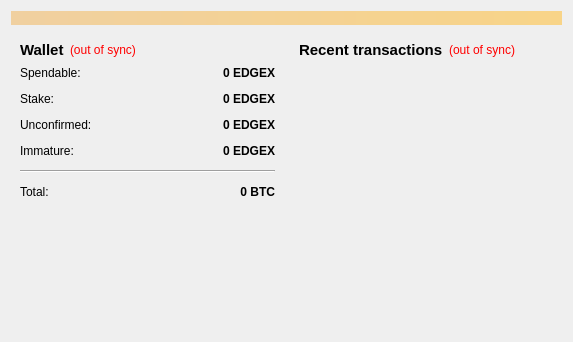
<?xml version="1.0" encoding="UTF-8"?>
<ui version="4.0">
 <class>OverviewPage</class>
 <widget class="QWidget" name="OverviewPage">
  <property name="geometry">
   <rect>
    <x>0</x>
    <y>0</y>
    <width>573</width>
    <height>342</height>
   </rect>
  </property>
  <property name="windowTitle">
   <string>Form</string>
  </property>
  <layout class="QVBoxLayout" name="topLayout">
   <item>
    <widget class="QLabel" name="labelAlerts">
     <property name="visible">
      <bool>false</bool>
     </property>
     <property name="styleSheet">
      <string notr="true">background-color: qlineargradient(x1: 0, y1: 0, x2: 1, y2: 0, stop:0 #F0D0A0, stop:1 #F8D488);  color:#000000
</string>
     </property>
     <property name="wordWrap">
      <bool>true</bool>
     </property>
     <property name="margin">
      <number>3</number>
     </property>
    </widget>
   </item>
   <item>
    <layout class="QHBoxLayout" name="horizontalLayout" stretch="1,1">
     <item>
      <layout class="QVBoxLayout" name="verticalLayout_2">
       <item>
        <widget class="QWidget" name="widget" native="true">
         <layout class="QVBoxLayout" name="verticalLayout_4">
          <item>
           <layout class="QHBoxLayout" name="horizontalLayout_4">
            <item>
             <widget class="QLabel" name="label_5">
              <property name="font">
               <font>
                <pointsize>11</pointsize>
                <weight>75</weight>
                <bold>true</bold>
               </font>
              </property>
              <property name="text">
               <string>Wallet</string>
              </property>
             </widget>
            </item>
            <item>
             <widget class="QLabel" name="labelWalletStatus">
              <property name="toolTip">
               <string>The displayed information may be out of date. Your wallet automatically synchronizes with the EDGE-VEXILLUM network after a connection is established, but this process has not completed yet.</string>
              </property>
              <property name="styleSheet">
               <string notr="true">QLabel { color: red; }</string>
              </property>
              <property name="text">
               <string notr="true">(out of sync)</string>
              </property>
              <property name="alignment">
               <set>Qt::AlignLeading|Qt::AlignLeft|Qt::AlignVCenter</set>
              </property>
             </widget>
            </item>
            <item>
             <spacer name="horizontalSpacer_2">
              <property name="orientation">
               <enum>Qt::Horizontal</enum>
              </property>
              <property name="sizeHint" stdset="0">
               <size>
                <width>40</width>
                <height>20</height>
               </size>
              </property>
             </spacer>
            </item>
           </layout>
          </item>
          <item>
           <layout class="QFormLayout" name="formLayout_2">
            <property name="fieldGrowthPolicy">
             <enum>QFormLayout::AllNonFixedFieldsGrow</enum>
            </property>
            <property name="horizontalSpacing">
             <number>12</number>
            </property>
            <property name="verticalSpacing">
             <number>12</number>
            </property>
            <item row="0" column="0">
             <widget class="QLabel" name="label">
              <property name="text">
               <string>Spendable:</string>
              </property>
             </widget>
            </item>
            <item row="0" column="1">
             <widget class="QLabel" name="labelBalance">
              <property name="font">
               <font>
                <weight>75</weight>
                <bold>true</bold>
               </font>
              </property>
              <property name="cursor">
               <cursorShape>IBeamCursor</cursorShape>
              </property>
              <property name="toolTip">
               <string>Your current spendable balance</string>
              </property>
              <property name="text">
               <string notr="true">0 EDGEX</string>
              </property>
              <property name="alignment">
               <set>Qt::AlignRight|Qt::AlignTrailing|Qt::AlignVCenter</set>
              </property>
              <property name="textInteractionFlags">
               <set>Qt::LinksAccessibleByMouse|Qt::TextSelectableByKeyboard|Qt::TextSelectableByMouse</set>
              </property>
             </widget>
            </item>
            <item row="1" column="0">
             <widget class="QLabel" name="label_6">
              <property name="text">
               <string>Stake:</string>
              </property>
             </widget>
            </item>
            <item row="1" column="1">
             <widget class="QLabel" name="labelStake">
              <property name="font">
               <font>
                <weight>75</weight>
                <bold>true</bold>
               </font>
              </property>
              <property name="cursor">
               <cursorShape>IBeamCursor</cursorShape>
              </property>
              <property name="toolTip">
               <string>Total of coins that was staked, and do not yet count toward the current balance</string>
              </property>
              <property name="text">
               <string notr="true">0 EDGEX</string>
              </property>
              <property name="alignment">
               <set>Qt::AlignRight|Qt::AlignTrailing|Qt::AlignVCenter</set>
              </property>
              <property name="textInteractionFlags">
               <set>Qt::LinksAccessibleByMouse|Qt::TextSelectableByKeyboard|Qt::TextSelectableByMouse</set>
              </property>
             </widget>
            </item>
            <item row="2" column="0">
             <widget class="QLabel" name="label_3">
              <property name="text">
               <string>Unconfirmed:</string>
              </property>
             </widget>
            </item>
            <item row="2" column="1">
             <widget class="QLabel" name="labelUnconfirmed">
              <property name="font">
               <font>
                <weight>75</weight>
                <bold>true</bold>
               </font>
              </property>
              <property name="cursor">
               <cursorShape>IBeamCursor</cursorShape>
              </property>
              <property name="toolTip">
               <string>Total of transactions that have yet to be confirmed, and do not yet count toward the current balance</string>
              </property>
              <property name="text">
               <string notr="true">0 EDGEX</string>
              </property>
              <property name="alignment">
               <set>Qt::AlignRight|Qt::AlignTrailing|Qt::AlignVCenter</set>
              </property>
              <property name="textInteractionFlags">
               <set>Qt::LinksAccessibleByMouse|Qt::TextSelectableByKeyboard|Qt::TextSelectableByMouse</set>
              </property>
             </widget>
            </item>
            <item row="3" column="0">
             <widget class="QLabel" name="labelImmatureText">
              <property name="text">
               <string>Immature:</string>
              </property>
             </widget>
            </item>
            <item row="3" column="1">
             <widget class="QLabel" name="labelImmature">
              <property name="font">
               <font>
                <weight>75</weight>
                <bold>true</bold>
               </font>
              </property>
              <property name="toolTip">
               <string>Mined balance that has not yet matured</string>
              </property>
              <property name="text">
               <string notr="true">0 EDGEX</string>
              </property>
              <property name="alignment">
               <set>Qt::AlignRight|Qt::AlignTrailing|Qt::AlignVCenter</set>
              </property>
              <property name="textInteractionFlags">
               <set>Qt::LinksAccessibleByMouse|Qt::TextSelectableByKeyboard|Qt::TextSelectableByMouse</set>
              </property>
             </widget>
            </item>
            <item row="4" column="0" colspan="2">
             <widget class="Line" name="line">
              <property name="orientation">
               <enum>Qt::Horizontal</enum>
              </property>
             </widget>
            </item>
            <item row="5" column="0">
             <widget class="QLabel" name="labelTotalText">
              <property name="text">
               <string>Total:</string>
              </property>
             </widget>
            </item>
            <item row="5" column="1">
             <widget class="QLabel" name="labelTotal">
              <property name="font">
               <font>
                <weight>75</weight>
                <bold>true</bold>
               </font>
              </property>
              <property name="cursor">
               <cursorShape>IBeamCursor</cursorShape>
              </property>
              <property name="toolTip">
               <string>Your current total balance</string>
              </property>
              <property name="text">
               <string notr="true">0 BTC</string>
              </property>
              <property name="alignment">
               <set>Qt::AlignRight|Qt::AlignTrailing|Qt::AlignVCenter</set>
              </property>
              <property name="textInteractionFlags">
               <set>Qt::LinksAccessibleByMouse|Qt::TextSelectableByKeyboard|Qt::TextSelectableByMouse</set>
              </property>
             </widget>
            </item>
           </layout>
          </item>
         </layout>
        </widget>
       </item>
       <item>
        <spacer name="verticalSpacer">
         <property name="orientation">
          <enum>Qt::Vertical</enum>
         </property>
         <property name="sizeHint" stdset="0">
          <size>
           <width>20</width>
           <height>40</height>
          </size>
         </property>
        </spacer>
       </item>
      </layout>
     </item>
     <item>
      <layout class="QVBoxLayout" name="verticalLayout_3">
       <item>
        <widget class="QWidget" name="widget_2" native="true">
         <layout class="QVBoxLayout" name="verticalLayout">
          <item>
           <layout class="QHBoxLayout" name="horizontalLayout_2">
            <item>
             <widget class="QLabel" name="label_4">
              <property name="font">
               <font>
                <pointsize>11</pointsize>
                <weight>75</weight>
                <bold>true</bold>
               </font>
              </property>
              <property name="text">
               <string>&lt;b&gt;Recent transactions&lt;/b&gt;</string>
              </property>
             </widget>
            </item>
            <item>
             <widget class="QLabel" name="labelTransactionsStatus">
              <property name="toolTip">
               <string>The displayed information may be out of date. Your wallet automatically synchronizes with the EDGE-VEXILLUM network after a connection is established, but this process has not completed yet.</string>
              </property>
              <property name="styleSheet">
               <string notr="true">QLabel { color: red; }</string>
              </property>
              <property name="text">
               <string notr="true">(out of sync)</string>
              </property>
              <property name="alignment">
               <set>Qt::AlignRight|Qt::AlignTrailing|Qt::AlignVCenter</set>
              </property>
             </widget>
            </item>
            <item>
             <spacer name="horizontalSpacer">
              <property name="orientation">
               <enum>Qt::Horizontal</enum>
              </property>
              <property name="sizeHint" stdset="0">
               <size>
                <width>40</width>
                <height>20</height>
               </size>
              </property>
             </spacer>
            </item>
           </layout>
          </item>
          <item>
           <widget class="QListView" name="listTransactions">
            <property name="styleSheet">
             <string notr="true">QListView { background: transparent; }</string>
            </property>
            <property name="frameShape">
             <enum>QFrame::NoFrame</enum>
            </property>
            <property name="verticalScrollBarPolicy">
             <enum>Qt::ScrollBarAlwaysOff</enum>
            </property>
            <property name="horizontalScrollBarPolicy">
             <enum>Qt::ScrollBarAlwaysOff</enum>
            </property>
            <property name="selectionMode">
             <enum>QAbstractItemView::NoSelection</enum>
            </property>
           </widget>
          </item>
         </layout>
        </widget>
       </item>
      </layout>
     </item>
    </layout>
   </item>
  </layout>
 </widget>
 <resources/>
 <connections/>
</ui>
